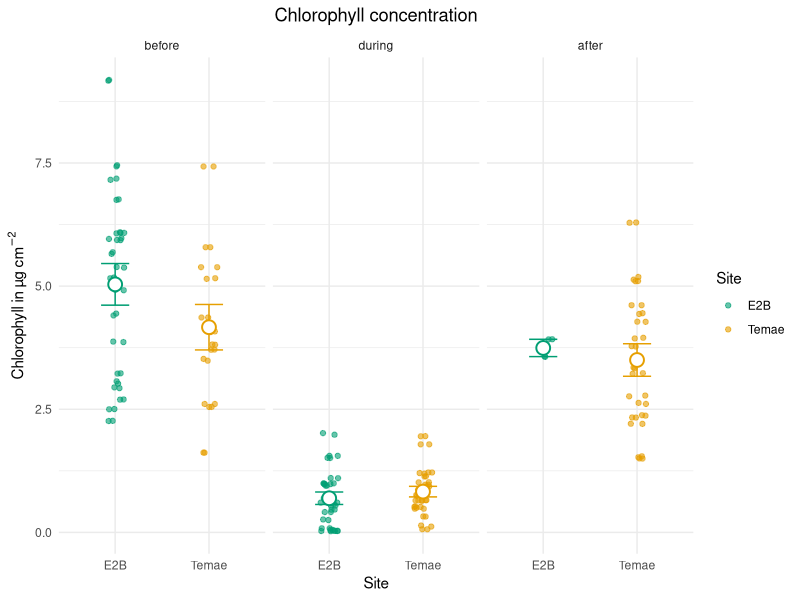

Reproduce this figure in R.
## ---- chunk 1
library(tidyverse)
library(here)
## ---- chunk 2
#read
dat_chl_before <- read.csv(here("data/dat_chl_before.csv"))
dat_chl_during <- read.csv(here("data/dat_chl_during.csv"))
dat_chl_after <- read.csv(here("data/dat_chl_after.csv"))

#combine
dat_chl <- bind_rows(dat_chl_before,
                     dat_chl_during,
                     dat_chl_after)

#add info
dat_chl <- dat_chl %>% 
  mutate(timepoint = case_when(t == 2 ~  "before",
                                 t == 3 ~  "during",
                                 t == 4 ~  "after",
                                 .default = NA)) 

#re-order factors
dat_chl <- dat_chl %>%
  mutate(timepoint = factor(timepoint, levels = c("before", "during", "after")))

  
## ---- chunk 3
dat_chl %>% 
  select(timepoint, sample_id, site, depth, spec, size) %>% 
  distinct() %>% #remove duplicates
  group_by(timepoint, site, depth, spec, size) %>% 
  summarise(n = n())

## ---- chunk 4
dat_chl <- dat_chl %>% 
  filter(size == "Adult")
## ---- chunk 5
dat_chlS <- dat_chl %>% 
  group_by(timepoint, sample_id, site, depth, spec, size) %>% 
  summarise(mean_chl_tot_per_cm2_colony = mean(chl_tot_per_cm2)) %>% 
  group_by(timepoint, site, depth, spec, size) %>% 
  summarise(mean_chl_tot_per_cm2 = mean(mean_chl_tot_per_cm2_colony),
            n = n(),
            sd = sd(mean_chl_tot_per_cm2_colony),
            se = sd / sqrt(n)
  )
## ---- chunk 6

col_site <- c("E2B" = "#009E73",
              "Temae" = "#E69F00")

dat_chl %>% 
  ggplot(aes(x = site, col = site,))+
  geom_point(aes( y = chl_tot_per_cm2), 
             position = position_jitterdodge(jitter.width = .2, 
                                             dodge.width = .6),
             alpha = .6)+
  geom_errorbar(data = dat_chlS, 
                aes(x = site,
                    ymin = mean_chl_tot_per_cm2 - se,
                    ymax = mean_chl_tot_per_cm2 + se),
                position = position_dodge(width = .6),
                width = .3,
                show.legend = F)+
  geom_point(data = dat_chlS, 
             aes(x = site, 
                 y = mean_chl_tot_per_cm2), 
             size = 4,
             position = position_dodge(width = .6), 
             shape = 21, 
             fill = "white", 
             stroke = 1, 
             show.legend = F)+
  labs(x = "Site", 
       y = expression("Chlorophyll in µg"~cm^-2), 
       title = "Chlorophyll concentration")+
  scale_colour_manual(values = col_site, name = "Site")+
  theme_minimal()+
  facet_wrap(~timepoint)+
  theme(plot.title = element_text(hjust = 0.5))
